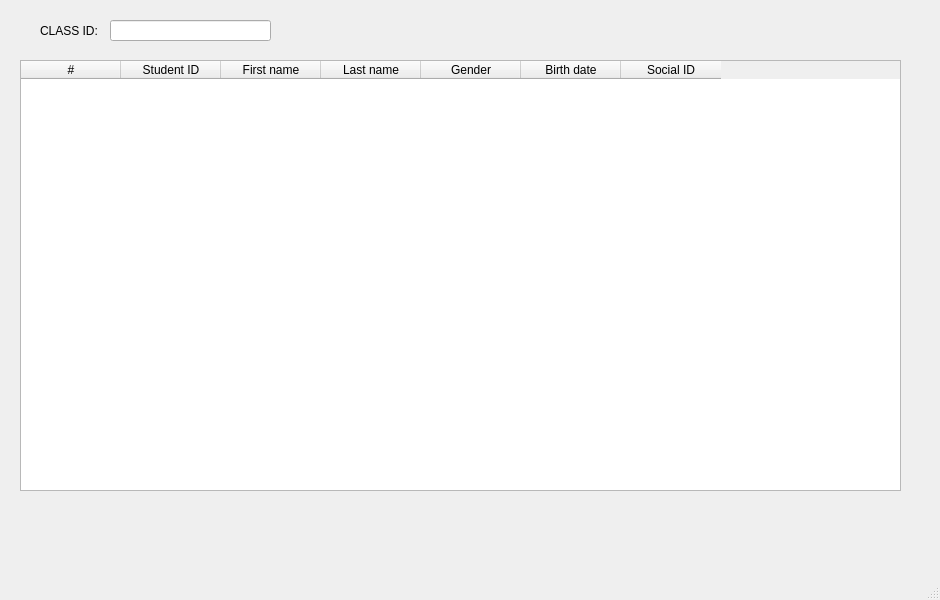
<?xml version="1.0" encoding="UTF-8"?>
<ui version="4.0">
 <class>view_class</class>
 <widget class="QMainWindow" name="view_class">
  <property name="geometry">
   <rect>
    <x>0</x>
    <y>0</y>
    <width>940</width>
    <height>600</height>
   </rect>
  </property>
  <property name="windowTitle">
   <string>MainWindow</string>
  </property>
  <widget class="QWidget" name="centralwidget">
   <widget class="QTableWidget" name="tableWidget">
    <property name="geometry">
     <rect>
      <x>20</x>
      <y>60</y>
      <width>881</width>
      <height>431</height>
     </rect>
    </property>
    <column>
     <property name="text">
      <string>#</string>
     </property>
    </column>
    <column>
     <property name="text">
      <string>Student ID</string>
     </property>
    </column>
    <column>
     <property name="text">
      <string>First name</string>
     </property>
    </column>
    <column>
     <property name="text">
      <string>Last name</string>
     </property>
    </column>
    <column>
     <property name="text">
      <string>Gender</string>
     </property>
    </column>
    <column>
     <property name="text">
      <string>Birth date</string>
     </property>
    </column>
    <column>
     <property name="text">
      <string>Social ID</string>
     </property>
    </column>
   </widget>
   <widget class="QLineEdit" name="classlineEdit">
    <property name="geometry">
     <rect>
      <x>110</x>
      <y>20</y>
      <width>161</width>
      <height>21</height>
     </rect>
    </property>
   </widget>
   <widget class="QLabel" name="label">
    <property name="geometry">
     <rect>
      <x>40</x>
      <y>20</y>
      <width>71</width>
      <height>21</height>
     </rect>
    </property>
    <property name="text">
     <string>CLASS ID:</string>
    </property>
   </widget>
  </widget>
  <widget class="QMenuBar" name="menubar">
   <property name="geometry">
    <rect>
     <x>0</x>
     <y>0</y>
     <width>940</width>
     <height>26</height>
    </rect>
   </property>
  </widget>
  <widget class="QStatusBar" name="statusbar"/>
 </widget>
 <resources/>
 <connections/>
</ui>
